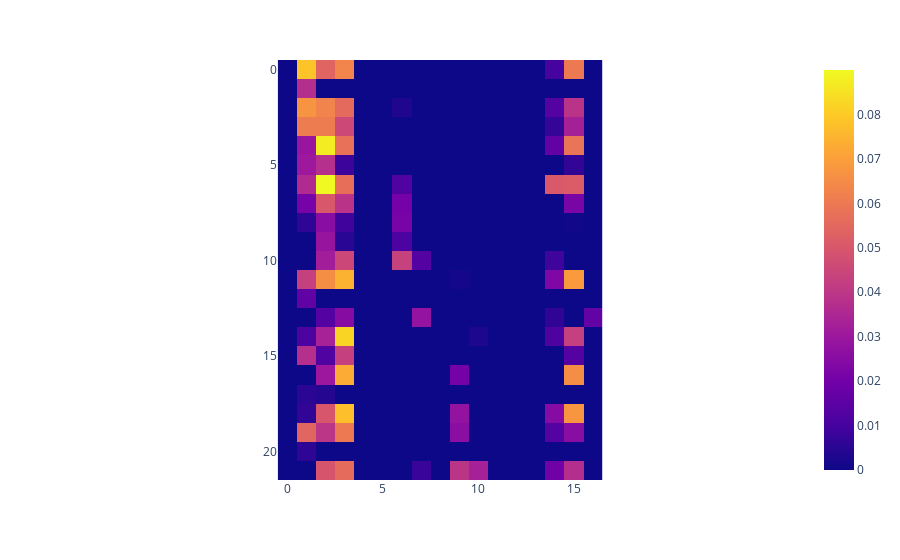

Here is the notebook cell this chart was saved with:
### Code cell
fig = px.imshow(
    torch.clamp(similarity_matrix - 0.8, 0, 1)
)
fig.show()

### Figure 1 — Plotly figure (JSON) as saved in the notebook; plotly's stock layout.template omitted (floating-point values rounded to 4 significant figures; data arrays with more than 128 entries replaced by an {"elided": "..."} marker saying what was removed)
{"data": [{"coloraxis": "coloraxis", "hovertemplate": "x: %{x}<br>y: %{y}<br>color: %{z}<extra></extra>", "name": "0", "type": "heatmap", "xaxis": "x", "yaxis": "y", "z": {"elided": "22x17 float values"}}], "layout": {"autosize": true, "coloraxis": {"colorscale": [[0, "#0d0887"], [0.1111, "#46039f"], [0.2222, "#7201a8"], [0.3333, "#9c179e"], [0.4444, "#bd3786"], [0.5556, "#d8576b"], [0.6667, "#ed7953"], [0.7778, "#fb9f3a"], [0.8889, "#fdca26"], [1, "#f0f921"]]}, "margin": {"t": 60}, "xaxis": {"anchor": "y", "autorange": true, "constrain": "domain", "domain": [0.2302, 0.7698], "range": [-0.5, 16.5], "scaleanchor": "y"}, "yaxis": {"anchor": "x", "autorange": true, "constrain": "domain", "domain": [0, 1], "range": [21.5, -0.5]}}}
